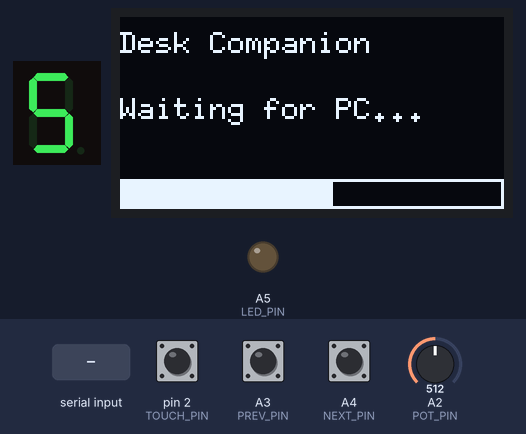
A program run on a simulated Arduino Uno, built with avr-gcc and run on an emulated ATmega328P. Parts: 1-digit seven-segment display, 128×64 one-colour display, output pins drawn as LEDs (lit = HIGH). Wiring (inferred from the names in the program): 1-digit 7-segment display, segments lit when LOW: segments pin 3, pin 4, pin 5, pin 6, pin 9, A0, A1. The inputs (shaded band) are chosen by the test bench; at power-on: A2 (POT_PIN) = 512, pin 2 (TOUCH_PIN) LOW, A3 (PREV_PIN) HIGH, A4 (NEXT_PIN) HIGH. The segment pins are drawn as the display they are named for; pins used as bus, display or sensor lines are not drawn; what the program prints to the serial monitor is not drawn.

Above: at 1.2 s.
1.3 s: A2 (POT_PIN) set to 96
2.8 s: A2 (POT_PIN) set to 77
At 4.2 s:
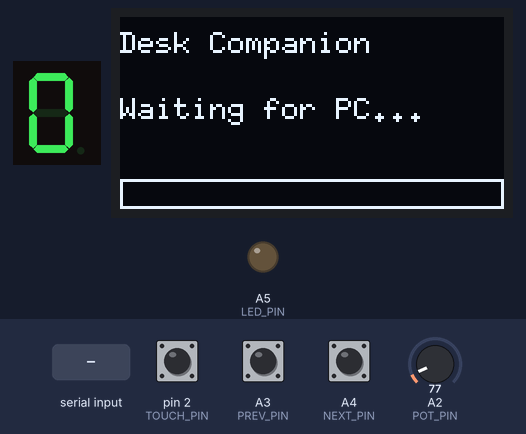
4.5 s: "SONG:\n" received over Serial
At 5.9 s:
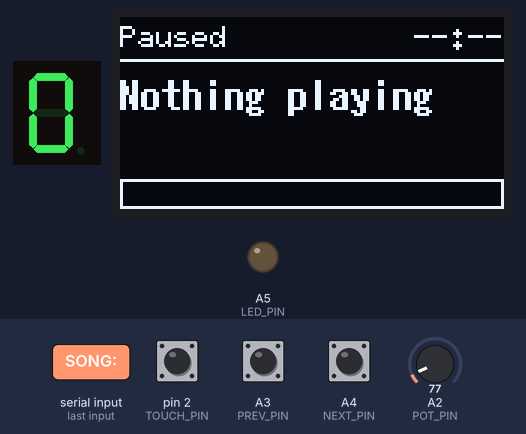
7.5 s: "TIME:\n" received over Serial
At 8.8 s:
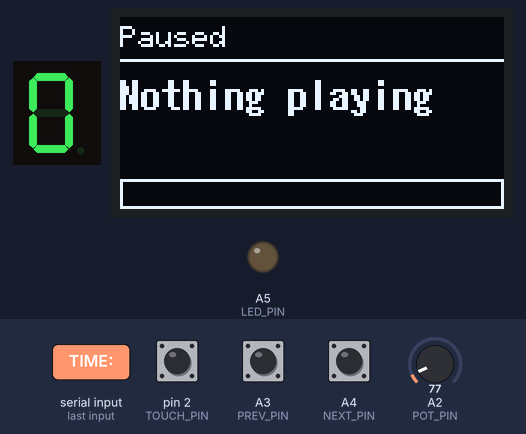
Timing chart, 0 to 10.5 s (numbered marks = the images above; inputs shaded):
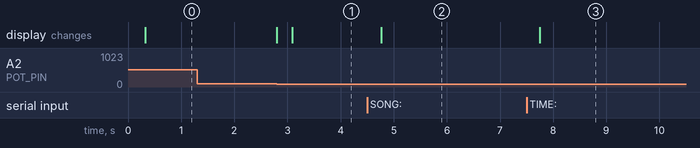

Measured:
- the behaviour switches between 87 and 86 on A2 (POT_PIN) (found by bisection; images 0 and 1)
- after the input at 1.3 s, every drawn part: stays the same
- after the input at 2.8 s, the display: first changes at once (image 1 shows a later state)
- after the input at 4.5 s, the display: changes after 0.27 s (image 2)
- after the input at 7.5 s, the display: changes after 0.25 s (image 3)

The program:

main.cpp
```cpp
// Desk Companion - Arduino firmware
// Inputs:  touch (tap = play/pause, hold = mic mute), 2 buttons (prev/next), knob (volume 0-9)
// Outputs: OLED (song with scrolling title, time, status), 7-segment (volume), LED (mic muted)
//
// Serial protocol (9600 baud, one message per line):
//   Arduino -> PC:  HELLO, PLAY_PAUSE, MUTE, PREV, NEXT, VOL:<0-9>
//   PC -> Arduino:  SONG:<title>|<artist>, PLAY:<0|1>, MUTE:<0|1>, TIME:<HH:MM>

#include <Arduino.h>
#include <SPI.h>
#include <U8g2lib.h>

// "_2_" = page buffer mode: uses 256 bytes of RAM instead of 1 KB (the Uno only has 2 KB)
U8G2_SH1107_64X128_2_4W_HW_SPI display(U8G2_R1, /* cs=*/ 10, /* dc=*/ 7, /* reset=*/ 8);

// ---------- Pins ----------
const int TOUCH_PIN = 2;
const int POT_PIN   = A2;
const int PREV_PIN  = A3;
const int NEXT_PIN  = A4;
const int LED_PIN   = A5;

// 7-segment: a, b, c, d, e, f, g (common anode -> LOW = on)
const int SEG_PINS[7] = {3, 4, 5, 6, 9, A0, A1};
const byte DIGITS[10] = {
  0x3F, 0x06, 0x5B, 0x4F, 0x66, 0x6D, 0x7D, 0x07, 0x7F, 0x6F
};

// ---------- Timing ----------
const unsigned long HOLD_MS       = 600;   // touch longer than this = mute instead of play/pause
const unsigned long DEBOUNCE_MS   = 30;
const unsigned long PC_TIMEOUT_MS = 5000;  // no message for this long = "Waiting for PC"

// ---------- Title scrolling ----------
const unsigned long SCROLL_STEP_MS  = 40;    // time per 1-pixel step (lower = faster)
const unsigned long SCROLL_PAUSE_MS = 1500;  // pause at the start of each round
const int SCROLL_GAP = 30;                   // pixels between the end and the next copy

int titleWidth   = 0;
int scrollOffset = 0;
unsigned long scrollTimer = 0;

// ---------- State received from the PC ----------
char title[41]     = "";
char artist[31]    = "";
char clockText[6]  = "--:--";
bool micMuted      = false;
bool playing       = false;
unsigned long lastPcMessage = 0;
bool pcSeen        = false;

// ---------- Local state ----------
int  volume      = -1;
bool needsRedraw = true;
bool wasConnected = false;

char lineBuf[80];
byte lineLen = 0;

// ---------- 7-segment ----------
void showDigit(int n) {
  for (int i = 0; i < 7; i++) {
    bool on = (DIGITS[n] >> i) & 1;
    digitalWrite(SEG_PINS[i], on ? LOW : HIGH);
  }
}

void sendVolume() {
  Serial.print("VOL:");
  Serial.println(volume);
}

// ---------- Knob (with hysteresis so the value doesn't flicker between two steps) ----------
void handleKnob() {
  int raw = analogRead(POT_PIN);
  int v = raw * 10L / 1024;
  if (v == volume) return;

  int low  = v * 1024L / 10;
  int high = (v + 1) * 1024L / 10;
  bool insideLow  = (v == 0) || raw > low + 15;
  bool insideHigh = (v == 9) || raw < high - 15;

  if (volume == -1 || (insideLow && insideHigh)) {
    volume = v;
    showDigit(volume);
    sendVolume();
    needsRedraw = true;
  }
}

// ---------- Touch: tap vs. hold ----------
bool touchDown = false;
bool holdFired = false;
unsigned long touchStart = 0;

void handleTouch() {
  bool touched = digitalRead(TOUCH_PIN) == HIGH;
  unsigned long now = millis();

  if (touched && !touchDown) {
    touchDown = true;
    holdFired = false;
    touchStart = now;
  } else if (touched && touchDown && !holdFired && now - touchStart >= HOLD_MS) {
    Serial.println("MUTE");
    holdFired = true;
  } else if (!touched && touchDown) {
    touchDown = false;
    if (!holdFired && now - touchStart >= DEBOUNCE_MS) {
      Serial.println("PLAY_PAUSE");
    }
  }
}

// ---------- Buttons (debounced, fire once per press) ----------
struct Button {
  int pin;
  const char* message;
  bool stable;
  bool lastRead;
  unsigned long changedAt;
};

Button buttons[2] = {
  {PREV_PIN, "PREV", HIGH, HIGH, 0},
  {NEXT_PIN, "NEXT", HIGH, HIGH, 0},
};

void handleButtons() {
  for (auto &b : buttons) {
    bool reading = digitalRead(b.pin);
    if (reading != b.lastRead) {
      b.lastRead = reading;
      b.changedAt = millis();
    }
    if (millis() - b.changedAt > DEBOUNCE_MS && reading != b.stable) {
      b.stable = reading;
      if (b.stable == LOW) {          // INPUT_PULLUP: pressed = LOW
        Serial.println(b.message);
      }
    }
  }
}

// ---------- Title scrolling ----------
void resetScroll() {
  display.setFont(u8g2_font_7x14B_tr);
  titleWidth = display.getStrWidth(title);
  scrollOffset = 0;
  scrollTimer = millis();
}

void handleScroll() {
  if (titleWidth <= 128) return;  // fits on screen, no scrolling

  unsigned long wait = (scrollOffset == 0) ? SCROLL_PAUSE_MS : SCROLL_STEP_MS;
  if (millis() - scrollTimer < wait) return;

  scrollTimer = millis();
  scrollOffset++;
  if (scrollOffset >= titleWidth + SCROLL_GAP) {
    scrollOffset = 0;  // one round done, start over (with pause)
  }
  needsRedraw = true;
}

// ---------- Messages from the PC ----------
// copies src into dest; returns true if the content changed
bool setText(char* dest, size_t size, const char* src) {
  if (strncmp(dest, src, size - 1) == 0) return false;
  strncpy(dest, src, size - 1);
  dest[size - 1] = '\0';
  return true;
}

void processLine(char* line) {
  lastPcMessage = millis();
  pcSeen = true;

  if (strncmp(line, "SONG:", 5) == 0) {
    char* data = line + 5;
    char* sep = strchr(data, '|');
    const char* newArtist = "";
    if (sep) {
      *sep = '\0';
      newArtist = sep + 1;
    }
    if (setText(title, sizeof(title), data)) {
      resetScroll();
      needsRedraw = true;
    }
    if (setText(artist, sizeof(artist), newArtist)) needsRedraw = true;
  } else if (strncmp(line, "TIME:", 5) == 0) {
    if (setText(clockText, sizeof(clockText), line + 5)) needsRedraw = true;
  } else if (strncmp(line, "MUTE:", 5) == 0) {
    bool m = line[5] == '1';
    if (m != micMuted) {
      micMuted = m;
      digitalWrite(LED_PIN, micMuted ? HIGH : LOW);
      needsRedraw = true;
    }
  } else if (strncmp(line, "PLAY:", 5) == 0) {
    bool p = line[5] == '1';
    if (p != playing) {
      playing = p;
      needsRedraw = true;
    }
  }
}

void handleSerial() {
  while (Serial.available()) {
    char c = Serial.read();
    if (c == '\n') {
      lineBuf[lineLen] = '\0';
      processLine(lineBuf);
      lineLen = 0;
    } else if (c != '\r' && lineLen < sizeof(lineBuf) - 1) {
      lineBuf[lineLen++] = c;
    }
  }
}

// ---------- OLED ----------
void drawScreen(bool connected) {
  display.firstPage();
  do {
    display.setFont(u8g2_font_6x10_tr);

    if (!connected) {
      display.drawStr(0, 12, "Desk Companion");
      display.drawStr(0, 34, "Waiting for PC...");
    } else {
      // status line + clock
      if (micMuted) {
        display.drawBox(0, 0, 58, 12);
        display.setDrawColor(0);
        display.drawStr(2, 10, "MIC MUTED");
        display.setDrawColor(1);
      } else {
        display.drawStr(0, 10, playing ? "Playing" : "Paused");
      }
      display.drawStr(98, 10, clockText);
      display.drawHLine(0, 14, 128);

      // song
      display.setFont(u8g2_font_7x14B_tr);
      if (!title[0]) {
        display.drawStr(0, 31, "Nothing playing");
      } else if (titleWidth <= 128) {
        display.drawStr(0, 31, title);
      } else {
        int x = -scrollOffset;
        display.drawStr(x, 31, title);
        display.drawStr(x + titleWidth + SCROLL_GAP, 31, title);
      }
      display.setFont(u8g2_font_6x10_tr);
      display.drawStr(0, 45, artist);
    }

    // volume bar
    display.drawFrame(0, 54, 128, 10);
    if (volume > 0) {
      display.drawBox(0, 54, volume * 128 / 9, 10);
    }
  } while (display.nextPage());
}

// ---------- Setup & loop ----------
void setup() {
  Serial.begin(9600);

  pinMode(TOUCH_PIN, INPUT);
  pinMode(PREV_PIN, INPUT_PULLUP);
  pinMode(NEXT_PIN, INPUT_PULLUP);
  pinMode(LED_PIN, OUTPUT);
  for (int i = 0; i < 7; i++) {
    pinMode(SEG_PINS[i], OUTPUT);
  }

  display.begin();
  Serial.println("HELLO");
  handleKnob();  // sends the starting volume
}

void loop() {
  handleSerial();
  handleTouch();
  handleButtons();
  handleKnob();

  bool connected = pcSeen && millis() - lastPcMessage < PC_TIMEOUT_MS;
  if (connected) {
    handleScroll();
  }
  if (connected != wasConnected) {
    wasConnected = connected;
    needsRedraw = true;
    if (connected) {
      sendVolume();                 // make sure the PC knows the knob position
    } else {
      digitalWrite(LED_PIN, LOW);   // PC gone: don't show a stale mute state
      micMuted = false;
    }
  }

  if (needsRedraw) {
    needsRedraw = false;
    drawScreen(connected);
  }
}
```
